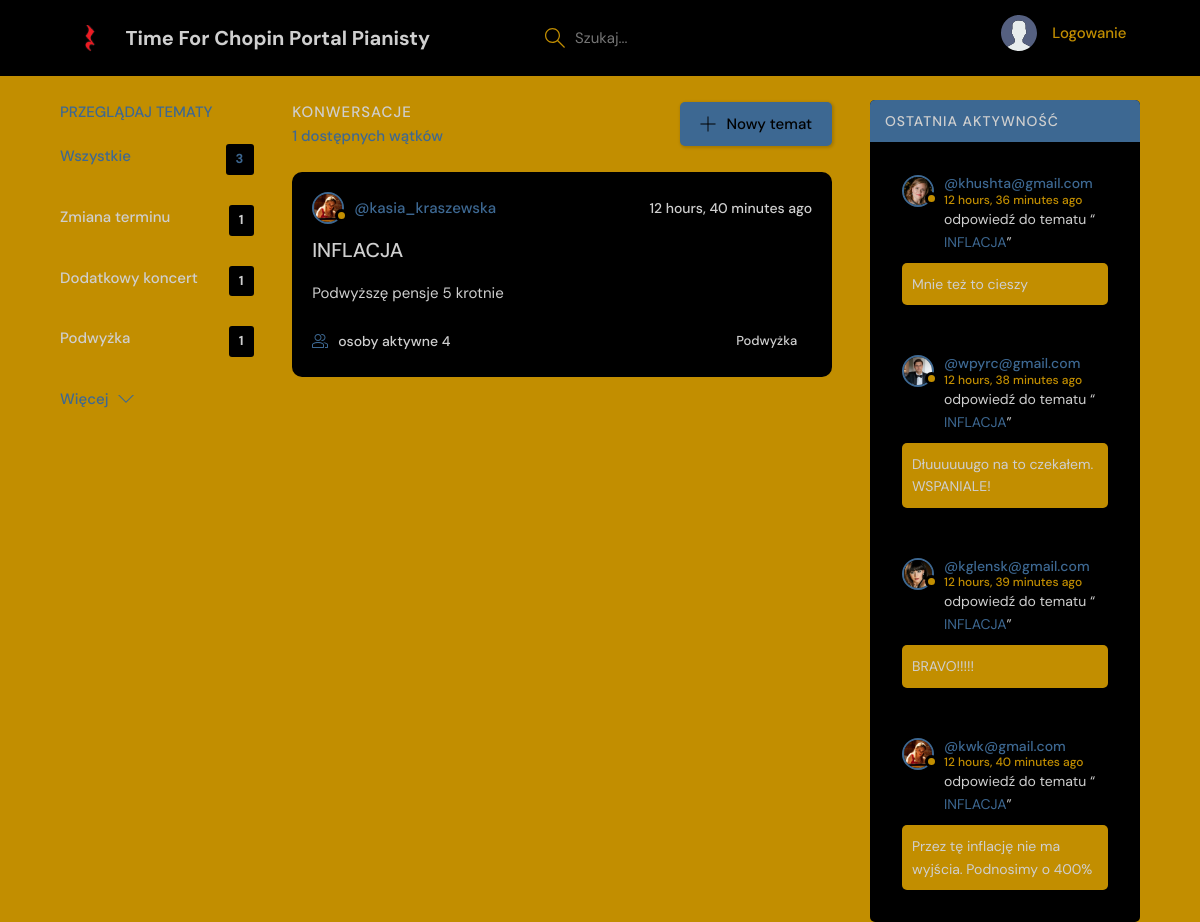
Screenshot of /?q=Podwyżka with the database file from the repository.
### base/models.py (models this page shows, shortened)
class ChatTopic(models.Model):
    topic_name = models.CharField(max_length=200)

class ChatRoom(models.Model):
    host = models.ForeignKey(User, on_delete=models.SET_NULL, null=True)
    room_topic = models.ForeignKey(ChatTopic, on_delete=models.SET_NULL, null=True)
    name = models.CharField(max_length=180)
    description = models.TextField(null=True, blank=True)
    chat_participants = models.ManyToManyField(User, related_name='chat_participants', blank=True)
    updating = models.DateTimeField(auto_now=True)
    creating = models.DateTimeField(auto_now_add=True)
    class Meta:
        ordering = ['-updating', '-creating']
    def __str__(self):
        return self.name

class User(AbstractUser):
    name = models.CharField(max_length=200, null=True)
    email = models.EmailField(unique=True, null=True)
    bio = models.TextField(null=True)
    avatar = models.ImageField(null=True, default='avatar.svg')
    USERNAME_FIELD = 'email'
    REQUIRED_FIELDS = []

class SystemMessage(models.Model):
    user = models.ForeignKey(User, on_delete=models.CASCADE)
    room = models.ForeignKey(ChatRoom, on_delete=models.CASCADE)
    message_text = models.TextField()
    updating = models.DateTimeField(auto_now=True)
    creating = models.DateTimeField(auto_now_add=True)
    class Meta:
        ordering = ['-updating', '-creating']

### base/views.py (the view)
# urls.py: path('', views.home_page, name='home page'),
def home_page(request):
    q = request.GET.get('q') if request.GET.get('q') != None else ''
    list_of_rooms = ChatRoom.objects.filter(
        Q(room_topic__topic_name__icontains=q) |
        Q(name__icontains=q) |
        Q(description__icontains=q) |
        Q(host__username__icontains=q)
        )
    room_count = list_of_rooms.count()
    room_messages = SystemMessage.objects.filter(Q(room__room_topic__topic_name__icontains=q))
    topics = ChatTopic.objects.all()[0:5]
    context = {'rooms':list_of_rooms, 'topics':topics, 'room_count':room_count, 'room_messages':room_messages}
    return render(request,'base/home.html',context)

### base/templates/base/home.html (shortened to what this page needs)
<!DOCTYPE html>
{% extends 'main_template.html' %}
{% block content %}
    <main class="layout layout--3">
      <div class="container">
        {% include 'base/topics_component.html' %}
        <div class="roomList">
          <div class="roomList__header">
            <div>
              <h2>Konwersacje</h2>
              <p>{{room_count}} dostępnych wątków</p>
            </div>
            <a class="btn btn--main" href="{% url 'create-room' %}">
              <svg version="1.1" xmlns="http://www.w3.org/2000/svg" width="32" height="32" viewbox="0 0 32 32">
                <title>add</title>
                <path
                  d="M16.943 0.943h-1.885v14.115h-14.115v1.885h14.115v14.115h1.885v-14.115h14.115v-1.885h-14.115v-14.115z"
                ></path>
              </svg>
              Nowy temat
            </a>
          </div>
          {% include 'base/feed_component.html' %}
        </div>
        {% include 'base/activity_component.html' %}
      </div>
    </main>
{% endblock content %}

### base/templates/base/topics_component.html
<!DOCTYPE html>
<div class="topics">
    <div class="topics__header">
      <h2>Przeglądaj tematy</h2>
    </div>
    <ul class="topics__list">
      <li>
        <a href="{% url 'home page' %}" class="active">Wszystkie <span>{{topics.count}}</span></a>
      </li>
      {% for topic in topics%}
      <li>
        <a href="{% url 'home page' %}?q={{topic.topic_name}}">{{topic.topic_name}} <span>{{topic.chatroom_set.all.count}}</span></a>
      </li>
      {% endfor%}
    </ul>
    <a class="btn btn--link" href="{% url 'topics' %}">
      Więcej
      <svg version="1.1" xmlns="http://www.w3.org/2000/svg" width="32" height="32" viewbox="0 0 32 32">
        <title>chevron-down</title>
        <path d="M16 21l-13-13h-3l16 16 16-16h-3l-13 13z"></path>
      </svg>
    </a>
</div>

### base/templates/base/feed_component.html (shortened to what this page needs)
<!DOCTYPE html>
{% for room in rooms %}
  <div class="roomListRoom">
    <div class="roomListRoom__header">
      <a href="{% url 'user profile' room.host.id %}" class="roomListRoom__author">
        <div class="avatar avatar--small">
          <img src="{{room.host.avatar.url}}"  />
        </div>
        <span>@{{room.host.username}}</span>
      </a>
      <div class="roomListRoom__actions">
        <span>{{room.creating|timesince}} ago</span>
      </div>
    </div>
    <div class="roomListRoom__content">
      <a href="{% url 'chat room' room.id %}">{{room.name}}</a>
      <p>
        {{room.description}}
      </p>
    </div>
    <div class="roomListRoom__meta">
      <a href="{% url 'chat room' room.id %}" class="roomListRoom__joined">
        osoby aktywne {{room.chat_participants.all.count}}
      </a>
      <p class="roomListRoom__topic">{{room.room_topic.topic_name}}</p>
    </div>
  </div>
{% endfor %}

### base/templates/base/activity_component.html (shortened to what this page needs)
<!DOCTYPE html>
<div class="activities">
    <div class="activities__header">
      <h2>Ostatnia aktywność</h2>
    </div>
    {% for message in room_messages %}
    <div class="activities__box">
      <div class="activities__boxHeader roomListRoom__header">
        <a href="{% url 'user profile' message.user.id %}" class="roomListRoom__author">
          <div class="avatar avatar--small">
            <img src="{{message.user.avatar.url}}" />
          </div>
          <p>
            @{{message.user}}
            <span>{{message.creating|timesince}} ago</span>
          </p>
        </a>
      </div>
      <div class="activities__boxContent">
        <p>odpowiedź do tematu “<a href="{% url 'chat room' message.room.id %}">{{message.room}}</a>”</p>
        <div class="activities__boxRoomContent">
            {{message.message_text}}
        </div>
      </div>
    </div>
    {% endfor %}
</div>

### rows the page displays
ChatTopic: topic_name "Zmiana terminu", chatroom_set.all.count "1"
ChatTopic: topic_name "Dodatkowy koncert", chatroom_set.all.count "1"
ChatTopic: topic_name "Podwyżka", chatroom_set.all.count "1"
ChatRoom: host.avatar (picture), host.username "kasia_kraszewska", creating "12 hours, 40 minutes", name "INFLACJA", description "Podwyższę pensje 5 krotnie", chat_participants.all.count "4", room_topic.topic_name "Podwyżka"
SystemMessage: user.avatar (picture), user "khushta@gmail.com", creating "12 hours, 36 minutes", room "INFLACJA", message_text "Mnie też to cieszy"
SystemMessage: user.avatar (picture), user "wpyrc@gmail.com", creating "12 hours, 38 minutes", room "INFLACJA", message_text "Dłuuuuuugo na to czekałem. WSPANIALE!"
SystemMessage: user.avatar (picture), user "kglensk@gmail.com", creating "12 hours, 39 minutes", room "INFLACJA", message_text "BRAVO!!!!!"
SystemMessage: user.avatar (picture), user "kwk@gmail.com", creating "12 hours, 40 minutes", room "INFLACJA", message_text "Przez tę inflację nie ma wyjścia. Podnosimy o 400%"

### other values shown
{{ topics.count }} "3"
{{ room_count }} "1"
